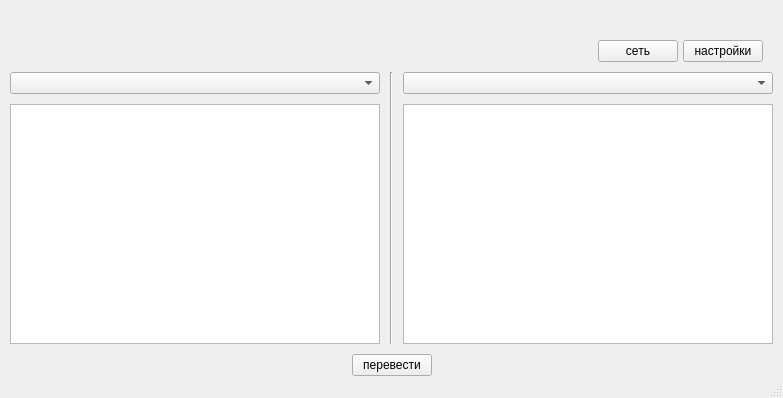
<?xml version="1.0" encoding="UTF-8"?>
<ui version="4.0">
 <class>MainWindow</class>
 <widget class="QMainWindow" name="MainWindow">
  <property name="geometry">
   <rect>
    <x>0</x>
    <y>0</y>
    <width>783</width>
    <height>398</height>
   </rect>
  </property>
  <property name="windowTitle">
   <string>MainWindow</string>
  </property>
  <property name="animated">
   <bool>true</bool>
  </property>
  <property name="documentMode">
   <bool>false</bool>
  </property>
  <widget class="QWidget" name="centralWidget">
   <layout class="QGridLayout" name="gridLayout_3">
    <property name="sizeConstraint">
     <enum>QLayout::SizeConstraint::SetDefaultConstraint</enum>
    </property>
    <property name="leftMargin">
     <number>10</number>
    </property>
    <property name="topMargin">
     <number>5</number>
    </property>
    <property name="rightMargin">
     <number>10</number>
    </property>
    <property name="bottomMargin">
     <number>0</number>
    </property>
    <property name="spacing">
     <number>0</number>
    </property>
    <item row="0" column="0">
     <layout class="QGridLayout" name="gridLayout_2">
      <property name="spacing">
       <number>0</number>
      </property>
      <item row="0" column="0">
       <layout class="QHBoxLayout" name="horizontalLayout">
        <property name="spacing">
         <number>5</number>
        </property>
        <property name="leftMargin">
         <number>5</number>
        </property>
        <property name="topMargin">
         <number>35</number>
        </property>
        <property name="rightMargin">
         <number>10</number>
        </property>
        <property name="bottomMargin">
         <number>10</number>
        </property>
        <item>
         <spacer name="horizontalSpacer_3">
          <property name="orientation">
           <enum>Qt::Orientation::Horizontal</enum>
          </property>
          <property name="sizeHint" stdset="0">
           <size>
            <width>40</width>
            <height>20</height>
           </size>
          </property>
         </spacer>
        </item>
        <item>
         <widget class="QPushButton" name="pushButton_network">
          <property name="text">
           <string>сеть</string>
          </property>
         </widget>
        </item>
        <item>
         <widget class="QPushButton" name="pushButton_settings">
          <property name="text">
           <string>настройки</string>
          </property>
         </widget>
        </item>
       </layout>
      </item>
      <item row="1" column="0">
       <layout class="QGridLayout" name="gridLayout" rowstretch="0" rowminimumheight="0">
        <property name="rightMargin">
         <number>0</number>
        </property>
        <property name="horizontalSpacing">
         <number>10</number>
        </property>
        <property name="verticalSpacing">
         <number>0</number>
        </property>
        <item row="0" column="0">
         <layout class="QVBoxLayout" name="verticalLayout">
          <property name="spacing">
           <number>10</number>
          </property>
          <item>
           <widget class="QComboBox" name="comboBox_languageFrom"/>
          </item>
          <item>
           <widget class="QTextEdit" name="textEdit_transFrom">
            <property name="sizePolicy">
             <sizepolicy hsizetype="Preferred" vsizetype="Expanding">
              <horstretch>0</horstretch>
              <verstretch>0</verstretch>
             </sizepolicy>
            </property>
           </widget>
          </item>
         </layout>
        </item>
        <item row="0" column="1">
         <widget class="Line" name="line">
          <property name="orientation">
           <enum>Qt::Orientation::Vertical</enum>
          </property>
         </widget>
        </item>
        <item row="0" column="2">
         <layout class="QVBoxLayout" name="verticalLayout_2">
          <property name="spacing">
           <number>10</number>
          </property>
          <item>
           <widget class="QComboBox" name="comboBox_languagTo"/>
          </item>
          <item>
           <widget class="QTextEdit" name="textEdit_transTo">
            <property name="sizePolicy">
             <sizepolicy hsizetype="Preferred" vsizetype="Expanding">
              <horstretch>0</horstretch>
              <verstretch>0</verstretch>
             </sizepolicy>
            </property>
           </widget>
          </item>
         </layout>
        </item>
       </layout>
      </item>
      <item row="2" column="0">
       <layout class="QHBoxLayout" name="horizontalLayout_2">
        <property name="spacing">
         <number>5</number>
        </property>
        <property name="topMargin">
         <number>10</number>
        </property>
        <item>
         <spacer name="horizontalSpacer">
          <property name="orientation">
           <enum>Qt::Orientation::Horizontal</enum>
          </property>
          <property name="sizeHint" stdset="0">
           <size>
            <width>40</width>
            <height>20</height>
           </size>
          </property>
         </spacer>
        </item>
        <item>
         <widget class="QPushButton" name="pushButton_translation">
          <property name="text">
           <string>перевести</string>
          </property>
         </widget>
        </item>
        <item>
         <spacer name="horizontalSpacer_2">
          <property name="orientation">
           <enum>Qt::Orientation::Horizontal</enum>
          </property>
          <property name="sizeHint" stdset="0">
           <size>
            <width>40</width>
            <height>20</height>
           </size>
          </property>
         </spacer>
        </item>
       </layout>
      </item>
     </layout>
    </item>
   </layout>
  </widget>
  <widget class="QMenuBar" name="menubar">
   <property name="geometry">
    <rect>
     <x>0</x>
     <y>0</y>
     <width>783</width>
     <height>25</height>
    </rect>
   </property>
  </widget>
  <widget class="QStatusBar" name="statusbar"/>
 </widget>
 <resources/>
 <connections/>
</ui>
